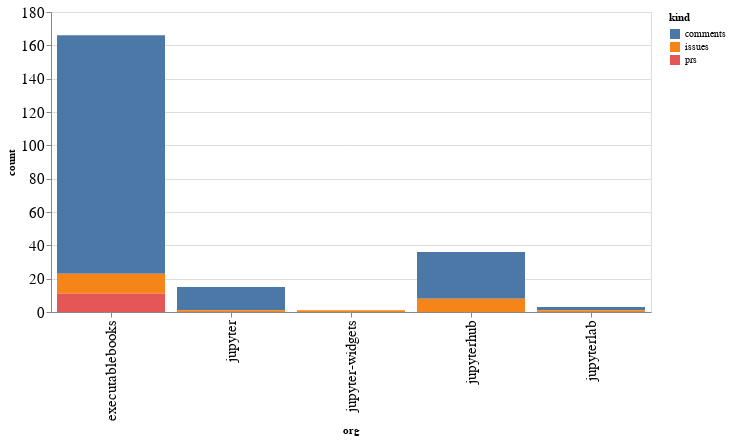

Write notebook code for a chart like this one.
### Code cell
alt.Chart(org_summaries, width=600).mark_bar().encode(
    x='org',
    y='count',
    color='kind',
    tooltip="org"
)

### Figure 1 — Vega-Lite specification as saved in the notebook (floating-point values rounded to 4 significant figures)
{"config": {"axisLeft": {"labelFontSize": 15}, "axisBottom": {"labelFontSize": 15}}, "data": {"name": "data-8b6aa8713cc30677b181143966b01154"}, "mark": "bar", "encoding": {"color": {"type": "nominal", "field": "kind"}, "tooltip": {"type": "nominal", "field": "org"}, "x": {"type": "nominal", "field": "org"}, "y": {"type": "quantitative", "field": "count"}}, "width": 600, "$schema": "https://vega.github.io/schema/vega-lite/v4.8.1.json", "datasets": {"data-8b6aa8713cc30677b181143966b01154": [{"org": "executablebooks", "kind": "comments", "count": 143}, {"org": "executablebooks", "kind": "issues", "count": 12}, {"org": "executablebooks", "kind": "prs", "count": 11}, {"org": "jupyter", "kind": "comments", "count": 14}, {"org": "jupyter", "kind": "issues", "count": 1}, {"org": "jupyter-widgets", "kind": "issues", "count": 1}, {"org": "jupyterhub", "kind": "comments", "count": 28}, {"org": "jupyterhub", "kind": "issues", "count": 8}, {"org": "jupyterlab", "kind": "comments", "count": 2}, {"org": "jupyterlab", "kind": "issues", "count": 1}]}}
